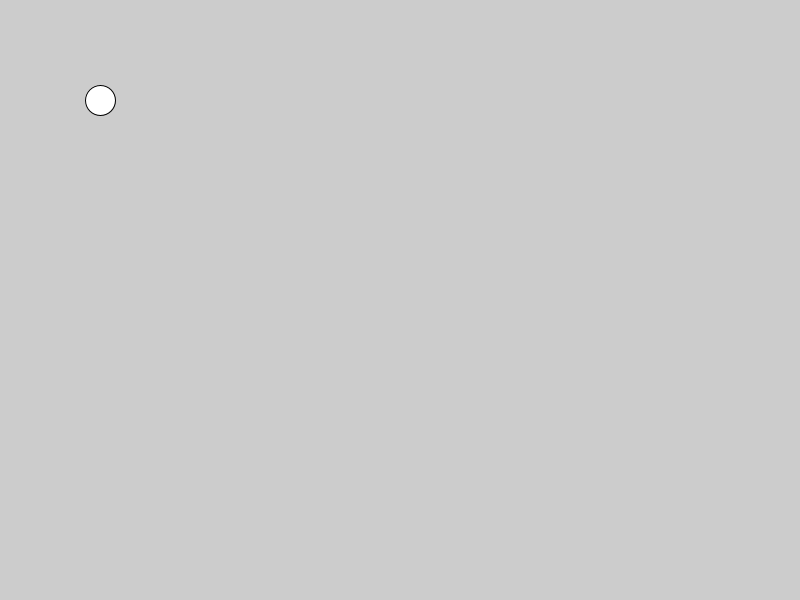
Frame 1 (no input)
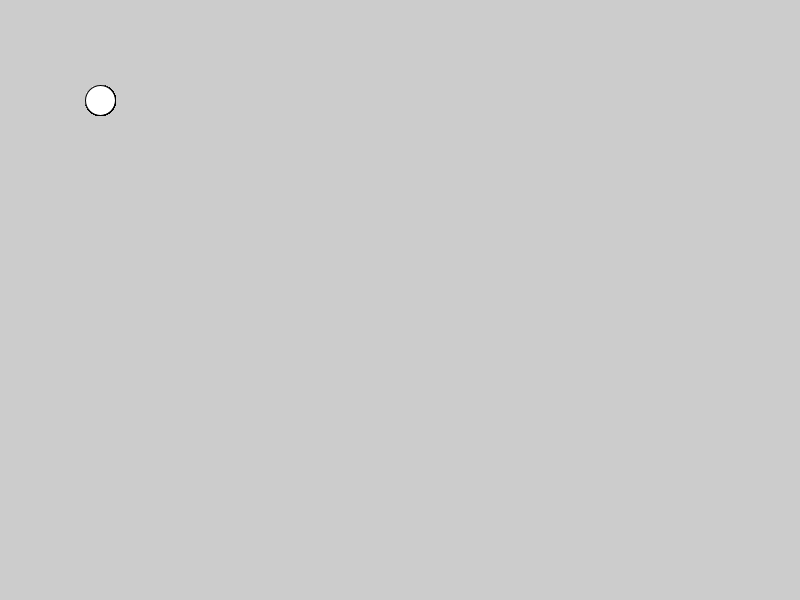
Frame 60 (the mouse pressed at the canvas centre just before this capture)
Frame 120 (the mouse held since frame 60 and released just before this capture): identical to frame 60, image omitted

The Processing sketch that drew these frames (run headless with seeded random() and noise(); from frame 60 on, the mouse is pressed at the canvas centre):

// Processing sketch: processing_55149
// ── processing_55149.pde

int x,y;

void setup(){
  size(800,600);
  smooth(); 
  x = 100;
  y = 100;
}

void draw(){
  ellipse(x,y,30,30); 
}

void mouseDragged(){
  if(dist(mouseX,mouseY,x,y) < 10){
    x = mouseX;
    y = mouseY;
  } 
}
